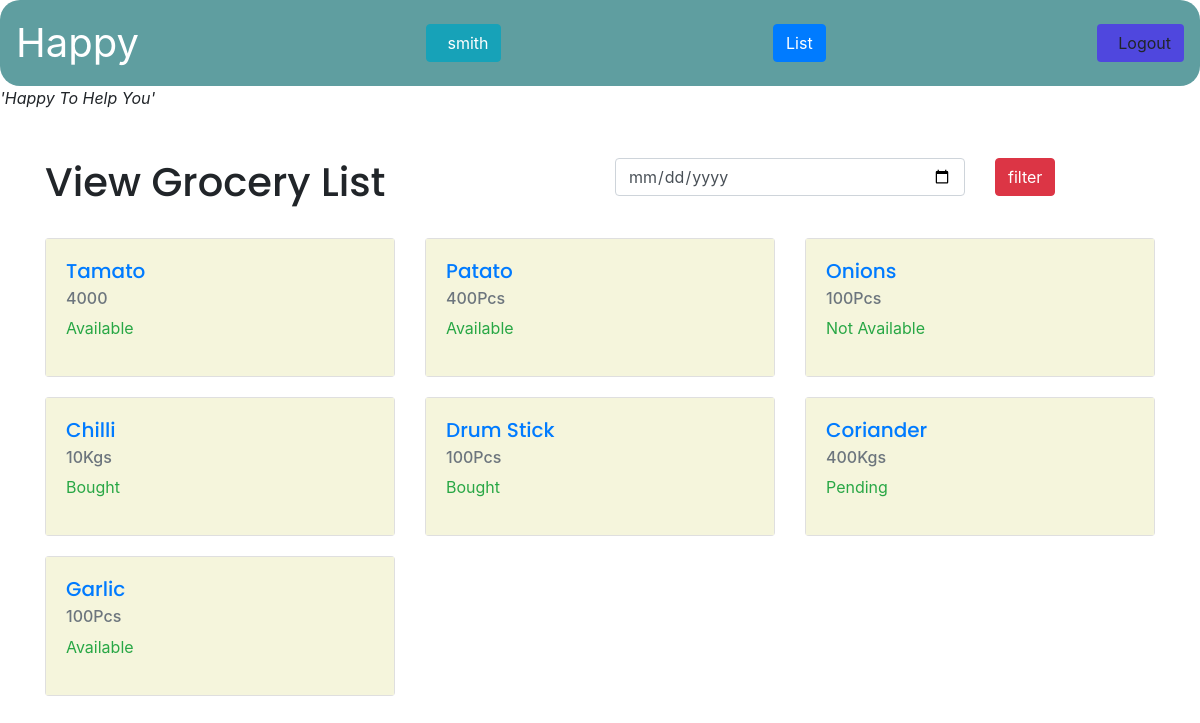
The page / (signed in) on the database its author committed.
### testapp/models.py (models this page shows)
class User_Model(models.Model):
    name = models.CharField(max_length=40)
    mobile = models.BigIntegerField()
    email = models.EmailField(max_length=50)
    password = models.CharField(max_length=18)
    address = models.CharField(max_length=200)

class Grocery_Item_Model(models.Model):
    item_name = models.CharField(max_length=200)
    item_status = models.CharField(max_length=200)
    item_quantity = models.CharField(max_length=200)
    date = models.DateField()

### testapp/views.py (the view)
# urls.py: 2. Add a URL to urlpatterns:  path('', views.home, name='home')
def home(request):
    items = Grocery_Item_Model.objects.all()
    try:
        usr = request.session['user']
        print(usr)
        user = User_Model.objects.get(email=usr)
    except:
        return render(request, 'index.html', {'all_item': items})
    return render(request, 'index.html', {'all_item': items, 'user':user})

### templates/index.html (shortened to what this page needs)
{% load static %}
<html>
<head>
    {% block style %}
        <link rel="stylesheet" href="https://maxcdn.bootstrapcdn.com/bootstrap/4.4.1/css/bootstrap.min.css">
        <link rel="stylesheet" href="{% static 'style.css' %}">
        <link rel="stylesheet" href="https://maxcdn.bootstrapcdn.com/bootstrap/4.3.1/css/bootstrap.min.css">
    {% endblock %}
</head>
<body>
<nav class="navbar navbar-inverse">
    <a class="navbar-brand" id="img" href="/home" style="font-size: 40px; color: white">Happy</a>
    {% if user is not None %}
        <div class="navbar-nav">
            <a class="btn btn-outline-white btn-rounded waves-effect btn-info" href="#"><i
                    class="fas fa-user pr-2" aria-hidden="true"></i>{{ user.name }}</a></div>
            <div><a href="#" class="btn btn-primary">List</a></div>
        <div class="navbar-nav"><a href="/logout" class="btn" style="background-color: #4D39E9D9"><i
                class="fas fa-lock pr-2" aria-hidden="true"></i>Logout</a></div>
    {% else %}
        <div class="navbar-nav">
            <a class="btn btn-outline-white btn-rounded waves-effect btn1" style="background-color: burlywood"
               href="/register">Register </a>
            <a href="/login" class="btn" style="background-color: #4D39E9D9">Login</a></div>
    {% endif %}
</nav>
<marquee><i>'Happy To Help You'</i></marquee>
{% block item_content %}
    <div class="container mt-5">
        <div class="row">
            <div class="col-lg-6">
                <h1>View Grocery List</h1>
            </div>
            <div class="col-lg-6 float-right">
                <div class="row">
                    <div class="col-lg-8" id="filter">
                        <input type="date" class="form-control">
                    </div>
                    <div class="col-lg-4">
                        <input type="submit" class="btn btn-danger" value="filter">
                    </div>
                </div>
            </div>
        </div>
        <div class="row mt-4">
            {% for items in all_item %}
                <div class="col-lg-4">
                    <div class="card">
                        <div class="item card-body"><a href="/item?item_id={{ items.id }}" id="items">
                            <h5 class="card-title">{{ items.item_name }}</h5>
                            <h6 class="card-subtitle mb-2 text-muted">{{ items.item_quantity }}</h6>
                            <p class="text-success">{{ items.item_status }}</p></a>
                        </div>
                    </div>
                </div><br><br>
            {% endfor %}
        </div>
    </div>
{% endblock %}
</body>
</html>

### testapp/static/style.css (style rules this page uses)
body { font-family: 'Poppins', sans-serif; font-weight: 300; background-color: beige; }
h1, h2, h3, h4, h5 { font-family: 'Poppins', sans-serif; font-weight: 700; }
nav { font-size: 30px; }
.navbar { border-radius: 20px; background: cadetblue; }
.card { margin-bottom: 20px; }
#items { text-decoration: none; }
.item { background: beige; }

### rows shown on the page
User_Model: name "smith"
Grocery_Item_Model: item_name "Tamato", item_quantity "4000", item_status "Available"
Grocery_Item_Model: item_name "Patato", item_quantity "400Pcs", item_status "Available"
Grocery_Item_Model: item_name "Onions", item_quantity "100Pcs", item_status "Not Available"
Grocery_Item_Model: item_name "Chilli", item_quantity "10Kgs", item_status "Bought"
Grocery_Item_Model: item_name "Drum Stick", item_quantity "100Pcs", item_status "Bought"
Grocery_Item_Model: item_name "Coriander", item_quantity "400Kgs", item_status "Pending"
Grocery_Item_Model: item_name "Garlic", item_quantity "100Pcs", item_status "Available"
